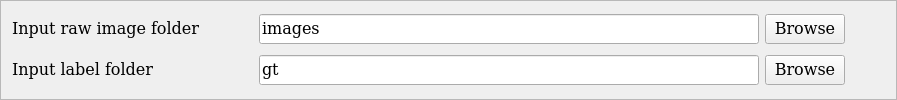
                 <widget class="QFrame" name="val_frame">
                  <property name="minimumSize">
                   <size>
                    <width>0</width>
                    <height>0</height>
                   </size>
                  </property>
                  <property name="frameShape">
                   <enum>QFrame::Shape::StyledPanel</enum>
                  </property>
                  <property name="frameShadow">
                   <enum>QFrame::Shadow::Raised</enum>
                  </property>
                  <layout class="QVBoxLayout" name="verticalLayout_7">
                   <item>
                    <widget class="QFrame" name="val_path_frame">
                     <property name="minimumSize">
                      <size>
                       <width>0</width>
                       <height>0</height>
                      </size>
                     </property>
                     <property name="maximumSize">
                      <size>
                       <width>16777215</width>
                       <height>16777215</height>
                      </size>
                     </property>
                     <property name="font">
                      <font>
                       <family>DejaVu Math TeX Gyre</family>
                       <pointsize>12</pointsize>
                      </font>
                     </property>
                     <property name="frameShape">
                      <enum>QFrame::Shape::NoFrame</enum>
                     </property>
                     <property name="frameShadow">
                      <enum>QFrame::Shadow::Raised</enum>
                     </property>
                     <layout class="QHBoxLayout" name="horizontalLayout_6">
                      <property name="spacing">
                       <number>6</number>
                      </property>
                      <property name="leftMargin">
                       <number>0</number>
                      </property>
                      <property name="topMargin">
                       <number>0</number>
                      </property>
                      <property name="rightMargin">
                       <number>0</number>
                      </property>
                      <property name="bottomMargin">
                       <number>0</number>
                      </property>
                      <item>
                       <widget class="QLabel" name="DATA__VAL__PATH__LABEL">
                        <property name="minimumSize">
                         <size>
                          <width>205</width>
                          <height>0</height>
                         </size>
                        </property>
                        <property name="font">
                         <font>
                          <family>DejaVu Math TeX Gyre</family>
                          <pointsize>12</pointsize>
                         </font>
                        </property>
                        <property name="toolTip">
                         <string/>
                        </property>
                        <property name="text">
                         <string>Input raw image folder</string>
                        </property>
                        <property name="indent">
                         <number>0</number>
                        </property>
                       </widget>
                      </item>
                      <item>
                       <widget class="QPushButton" name="DATA__VAL__PATH__INFO">
                        <property name="minimumSize">
                         <size>
                          <width>30</width>
                          <height>30</height>
                         </size>
                        </property>
                        <property name="maximumSize">
                         <size>
                          <width>30</width>
                          <height>30</height>
                         </size>
                        </property>
                        <property name="toolTip">
                         <string>&lt;html&gt;&lt;head/&gt;&lt;body&gt;&lt;p&gt;&lt;span style=&quot; font-size:12pt;&quot;&gt;Path to the validation data image directory&lt;/span&gt;&lt;/p&gt;&lt;/body&gt;&lt;/html&gt;</string>
                        </property>
                        <property name="styleSheet">
                         <string notr="true">QPushButton {
  border: none;
}</string>
                        </property>
                        <property name="text">
                         <string/>
                        </property>
                       </widget>
                      </item>
                      <item>
                       <widget class="QLineEdit" name="DATA__VAL__PATH__INPUT">
                        <property name="minimumSize">
                         <size>
                          <width>500</width>
                          <height>30</height>
                         </size>
                        </property>
                        <property name="maximumSize">
                         <size>
                          <width>450</width>
                          <height>30</height>
                         </size>
                        </property>
                        <property name="font">
                         <font>
                          <family>DejaVu Math TeX Gyre</family>
                          <pointsize>12</pointsize>
                         </font>
                        </property>
                        <property name="text">
                         <string>images</string>
                        </property>
                       </widget>
                      </item>
                      <item>
                       <widget class="QPushButton" name="val_data_input_browse_bn">
                        <property name="maximumSize">
                         <size>
                          <width>130</width>
                          <height>30</height>
                         </size>
                        </property>
                        <property name="font">
                         <font>
                          <family>DejaVu Math TeX Gyre</family>
                          <pointsize>12</pointsize>
                         </font>
                        </property>
                        <property name="text">
                         <string>Browse</string>
                        </property>
                       </widget>
                      </item>
                      <item>
                       <spacer name="horizontalSpacer_8">
                        <property name="orientation">
                         <enum>Qt::Orientation::Horizontal</enum>
                        </property>
                        <property name="sizeHint" stdset="0">
                         <size>
                          <width>40</width>
                          <height>20</height>
                         </size>
                        </property>
                       </spacer>
                      </item>
                     </layout>
                    </widget>
                   </item>
                   <item>
                    <widget class="QFrame" name="val_gt_path_frame">
                     <property name="frameShape">
                      <enum>QFrame::Shape::NoFrame</enum>
                     </property>
                     <property name="frameShadow">
                      <enum>QFrame::Shadow::Raised</enum>
                     </property>
                     <layout class="QHBoxLayout" name="horizontalLayout_3">
                      <property name="leftMargin">
                       <number>0</number>
                      </property>
                      <property name="topMargin">
                       <number>0</number>
                      </property>
                      <property name="rightMargin">
                       <number>0</number>
                      </property>
                      <property name="bottomMargin">
                       <number>0</number>
                      </property>
                      <item>
                       <widget class="QLabel" name="validation_data_gt_label">
                        <property name="minimumSize">
                         <size>
                          <width>205</width>
                          <height>0</height>
                         </size>
                        </property>
                        <property name="font">
                         <font>
                          <family>DejaVu Math TeX Gyre</family>
                          <pointsize>12</pointsize>
                         </font>
                        </property>
                        <property name="toolTip">
                         <string/>
                        </property>
                        <property name="text">
                         <string>Input label folder</string>
                        </property>
                        <property name="indent">
                         <number>0</number>
                        </property>
                       </widget>
                      </item>
                      <item>
                       <widget class="QPushButton" name="validation_data_gt_info">
                        <property name="minimumSize">
                         <size>
                          <width>30</width>
                          <height>30</height>
                         </size>
                        </property>
                        <property name="maximumSize">
                         <size>
                          <width>30</width>
                          <height>30</height>
                         </size>
                        </property>
                        <property name="toolTip">
                         <string>&lt;html&gt;&lt;head/&gt;&lt;body&gt;&lt;p&gt;&lt;span style=&quot; font-size:12pt;&quot;&gt;Path to the validation data ground truth (GT) directory. Depending on the workflow this should point to a folder of mask labels (semantic segmentation), instance masks (instance segmentation), csv files (detection) and high resolution images (super-resolution).&lt;/span&gt;&lt;/p&gt;&lt;/body&gt;&lt;/html&gt;</string>
                        </property>
                        <property name="styleSheet">
                         <string notr="true">QPushButton {
  border: none;
}</string>
                        </property>
                        <property name="text">
                         <string/>
                        </property>
                       </widget>
                      </item>
                      <item>
                       <widget class="QLineEdit" name="DATA__VAL__GT_PATH__INPUT">
                        <property name="minimumSize">
                         <size>
                          <width>500</width>
                          <height>30</height>
                         </size>
                        </property>
                        <property name="maximumSize">
                         <size>
                          <width>450</width>
                          <height>30</height>
                         </size>
                        </property>
                        <property name="font">
                         <font>
                          <family>DejaVu Math TeX Gyre</family>
                          <pointsize>12</pointsize>
                         </font>
                        </property>
                        <property name="text">
                         <string>gt</string>
                        </property>
                       </widget>
                      </item>
                      <item>
                       <widget class="QPushButton" name="val_data_gt_input_browse_bn">
                        <property name="maximumSize">
                         <size>
                          <width>130</width>
                          <height>30</height>
                         </size>
                        </property>
                        <property name="font">
                         <font>
                          <family>DejaVu Math TeX Gyre</family>
                          <pointsize>12</pointsize>
                         </font>
                        </property>
                        <property name="text">
                         <string>Browse</string>
                        </property>
                       </widget>
                      </item>
                      <item>
                       <spacer name="horizontalSpacer_6">
                        <property name="orientation">
                         <enum>Qt::Orientation::Horizontal</enum>
                        </property>
                        <property name="sizeHint" stdset="0">
                         <size>
                          <width>40</width>
                          <height>20</height>
                         </size>
                        </property>
                       </spacer>
                      </item>
                     </layout>
                    </widget>
                   </item>
                  </layout>
                 </widget>
